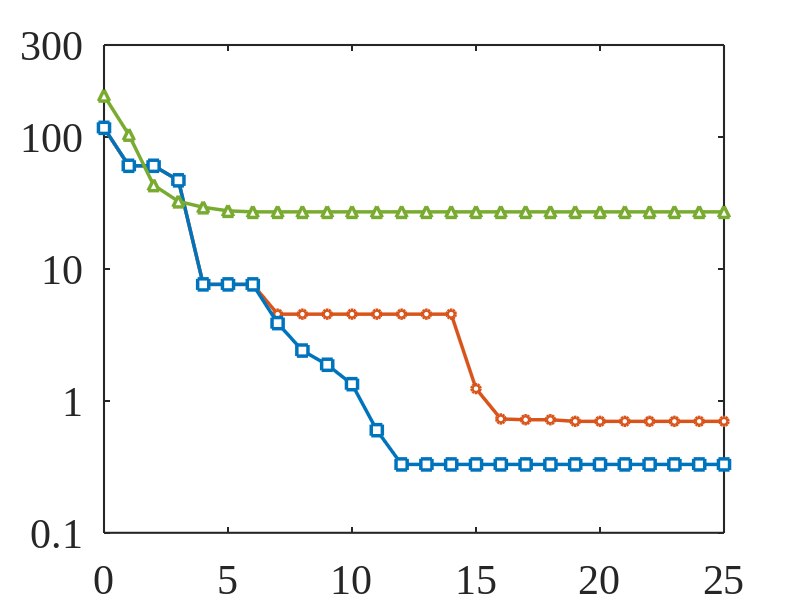

Here is the MATLAB script that generated this plot: (Note: this script raises an error after producing the figure.)
%% ========== 三算法迭代收敛对比图（26点适配版） ==========
clear; clc; close all;

%% ========== 参数配置区 ==========
canvas_width = 20;
canvas_height = 20;
font_name = 'Times New Roman';
font_size_axis = 30;        
font_size_label = 30;       
font_size_legend = 30;      
line_width = 2.5;           
marker_size = 6;            
color_pso = [0.85, 0.33, 0.10];      
color_pso_ipm = [0, 0.45, 0.74];     
color_ipm = [0.47, 0.67, 0.19];      
use_log_scale = true;       
x_label_text = 'Iteration';
y_label_text = 'G(x)';

%% ========== 数据准备 ==========
% === PSO 数据增加到 26 个点 (索引 0-25) ===
% 在原数据基础上补充了一些平稳值以达到 26 个元素
PSO_1 = [117.7, 60.68, 60.68, 47.07, 7.65, 7.65, 7.65, 4.55, 4.55, 4.55, ...
         4.55, 4.55, 4.55, 4.55, 4.55, 1.24, 0.73, 0.72, 0.72, 0.70, ...
         0.70, 0.70, 0.70, 0.70, 0.70, 0.70]; 

% PSO-IPM 和 IPM 保持原样
PSO_IPM_1 = [117.7, 60.68, 60.68, 47.07, 7.65, 7.65, 7.65, 3.89, 2.41, 1.88, 1.34, 0.60, 0.33, 0.33,0.33,0.33,0.33,0.33,0.33,0.33,0.33,0.33,0.33,0.33,0.33,0.33];
IPM_1 = [207.0, 104.5, 43.3, 32.6, 29.4,  27.63, 27.14,27.14,27.14,27.14,27.14,27.14,27.14,27.14,27.14,27.14,27.14,27.14,27.14,27.14,27.14,27.14,27.14,27.14,27.14,27.14,27.14];

iter_PSO_1 = 0:length(PSO_1)-1;
iter_PSO_IPM_1 = 0:length(PSO_IPM_1)-1;
iter_IPM_1 = 0:length(IPM_1)-1;

%% ========== 创建图形 ==========
figure('Units', 'centimeters', ...
       'Position', [5, 5, canvas_width, canvas_height], ...
       'Color', 'w');
hold on;

%% ========== 绘制曲线 ==========
h1=plot(iter_PSO_1, PSO_1, '-o', ...
    'Color', color_pso, ...
    'LineWidth', line_width, ...
    'MarkerSize', marker_size, ...
    'MarkerEdgeColor', color_pso, ...
    'MarkerFaceColor', 'w', ...
    'DisplayName', 'PSO');

h2=plot(iter_PSO_IPM_1, PSO_IPM_1, '-s', ...
    'Color', color_pso_ipm, ...
    'LineWidth', line_width, ...
    'MarkerSize', marker_size + 2, ...
    'MarkerEdgeColor', color_pso_ipm, ...
    'MarkerFaceColor', 'w', ...
    'DisplayName', 'PSO-IPM');

h3=plot(iter_IPM_1, IPM_1, '-^', ...
    'Color', color_ipm, ...
    'LineWidth', line_width, ...
    'MarkerSize', marker_size + 2, ...
    'MarkerEdgeColor', color_ipm, ...
    'MarkerFaceColor', 'w', ...
    'DisplayName', 'IPM');

%% ========== 坐标轴美化 (优化均匀度) ==========
ax = gca;
set(ax, 'LineWidth', 1.5, 'Box', 'on');
set(ax, 'FontName', font_name, 'FontSize', font_size_axis);

% X轴保持 0-25 均匀分布
set(ax, 'XLim', [0, 25]);
set(ax, 'XTick', 0:5:25);
set(ax, 'YScale', 'log');
ylim([0.1, 300]);

yticks_manual = [0.1, 1, 10, 100, 300];
set(ax, 'YTick', yticks_manual);
set(ax, 'YTickLabel', {'0.1', '1', '10', '100', '300'});
% Y轴：解决网格不均匀感
if use_log_scale
    set(ax, 'YScale', 'log');
    ylim([0.1, 500]); 
    
    % 方法：手动定义稀疏且对称的刻度，避免自动生成的刻度太乱
    % 这里我们选择 10 的幂次作为主线，视觉上会整齐很多
    yticks_manual = [0.1, 1, 10, 100, 500]; 
    set(ax, 'YTick', yticks_manual);
    
    % 关键：强制关闭次网格（MinorGrid），防止出现那些密密麻麻、不均匀的细线
    ax.YMinorGrid = 'off'; 
    ax.YMinorTick = 'off';
else
    ylim([0, 250]);
    set(ax, 'YTick', 0:50:250);
end

%% ========== 标签与图例 ==========
xlabel(x_label_text, 'FontSize', font_size_label, 'FontName', font_name);
ylabel(y_label_text, 'FontSize', font_size_label, 'FontName', font_name);

leg = legend([h3, h1, h2], 'Location', 'northeast');
leg.ItemTokenSize = [45, 16];  
set(leg, 'FontSize', font_size_legend, 'FontName', font_name);

%% ========== 网格线美化 (关键) ==========
% 移除自带的 MinorGrid 设置，确保只有我们定义的 YTick 产生网格线
grid off; % 先重置
grid on;  % 仅开启主网格
set(ax, ...
    'GridAlpha', 0.4, ...      % 稍微加深一点颜色以便观察
    'GridLineStyle', ':', ...  % 使用虚线
    'Layer', 'bottom');        % 网格线放在曲线下方

%% ========== 导出与打印 ==========
exportgraphics(ax, 'Algorithm_Comparison_26Points.png', 'Resolution', 600);
fprintf('✓ 26点对比图已保存！\n');














% 
% %% ========== 三算法迭代收敛对比图（26点 + LaTeX + 均匀网格） ==========
% clear; clc; close all;
% 
% %% ========== 1. 参数配置区 ==========
% % 画布尺寸 (单位: cm)
% canvas_width = 20;
% canvas_height = 20;
% 
% % 字体大小设置
% font_size_axis = 22;        % 坐标轴刻度字号
% font_size_label = 32;       % 轴标签字号 (G(x) 和 Iteration)
% font_size_legend = 22;      % 图例字号
% 
% % 线条与颜色
% line_width = 2.5;           
% marker_size = 7;            
% color_pso = [0.85, 0.33, 0.10];      % 橙红
% color_pso_ipm = [0, 0.45, 0.74];     % 蓝色
% color_ipm = [0.47, 0.67, 0.19];      % 绿色
% 
% %% ========== 2. 数据准备 ==========
% % PSO 数据：增加至 26 个点 (索引 0-25)
% PSO_1 = [117.7, 60.68, 60.68, 47.07, 7.65, 7.65, 7.65, 4.55, 4.55, 4.55, ...
%          4.55, 4.55, 4.55, 4.55, 4.55, 1.24, 0.73, 0.72, 0.72, 0.70, ...
%          0.70, 0.70, 0.70, 0.70, 0.70, 0.70]; 
% 
% % PSO-IPM 数据
% PSO_IPM_1 = [117.7, 60.68, 60.68, 47.07, 7.65, 7.65, 7.65, 3.89, 2.41, 1.88, 1.34, 0.60, 0.33, 0.33];
% 
% % IPM 数据
% IPM_1 = [207.0, 104.5, 72.8, 66.4, 65.1, 63.63, 63.14];
% 
% % 生成迭代次数向量
% iter_PSO_1 = 0:length(PSO_1)-1;
% iter_PSO_IPM_1 = 0:length(PSO_IPM_1)-1;
% iter_IPM_1 = 0:length(IPM_1)-1;
% 
% %% ========== 3. 创建图形与绘制 ==========
% figure('Units', 'centimeters', ...
%        'Position', [5, 5, canvas_width, canvas_height], ...
%        'Color', 'w');
% hold on;
% 
% % 绘制曲线
% p1 = plot(iter_PSO_1, PSO_1, '-o', ...
%     'Color', color_pso, 'LineWidth', line_width, ...
%     'MarkerSize', marker_size, 'MarkerFaceColor', 'w', ...
%     'DisplayName', 'PSO');
% 
% p2 = plot(iter_PSO_IPM_1, PSO_IPM_1, '-s', ...
%     'Color', color_pso_ipm, 'LineWidth', line_width, ...
%     'MarkerSize', marker_size + 2, 'MarkerFaceColor', 'w', ...
%     'DisplayName', 'PSO-IPM');
% 
% p3 = plot(iter_IPM_1, IPM_1, '-^', ...
%     'Color', color_ipm, 'LineWidth', line_width, ...
%     'MarkerSize', marker_size + 2, 'MarkerFaceColor', 'w', ...
%     'DisplayName', 'IPM');
% 
% %% ========== 4. 坐标轴美化 (核心修正区) ==========
% ax = gca; % 必须先获取句柄
% 
% % 设置基础属性与 LaTeX 渲染引擎
% set(ax, 'LineWidth', 1.5, 'Box', 'on');
% set(ax, 'FontName', 'Times New Roman', 'FontSize', font_size_axis);
% set(ax, 'TickLabelInterpreter', 'latex'); % 使轴上的数字也符合 LaTeX 字体
% 
% % X 轴设置 (适配 26 点)
% set(ax, 'XLim', [0, 25]);
% set(ax, 'XTick', 0:5:25); % 每隔 5 个迭代显示一个刻度，整齐美观
% 
% % Y 轴设置 (对数轴 + 解决不均匀网格)
% set(ax, 'YScale', 'log');
% ylim([0.1, 500]); 
% % 手动设置刻度，确保网格线在视觉上是等间距的
% yticks_manual = [0.1, 1, 10, 100, 500]; 
% set(ax, 'YTick', yticks_manual);
% 
% % 彻底关闭对数坐标自动生成的密集“次网格”
% set(ax, 'YMinorTick', 'off');
% set(ax, 'YMinorGrid', 'off');
% 
% %% ========== 5. LaTeX 标签与图例 ==========
% % 轴标签使用标准的 LaTeX 数学斜体渲染
% xlabel('$\rm{Iteration}$', 'FontSize', font_size_label, 'Interpreter', 'latex');
% ylabel('$G({x})$', 'FontSize', font_size_label, 'Interpreter', 'latex');
% 
% % 图例设置
% leg = legend([p1, p2, p3], 'Location', 'northeast');
% set(leg, 'Interpreter', 'latex', 'FontSize', font_size_legend, 'ItemTokenSize', [45, 16]);
% 
% %% ========== 6. 网格线控制 ==========
% grid off; % 重置网格
% grid on;  % 仅开启主网格
% set(ax, ...
%     'GridAlpha', 0.35, ...     % 网格透明度
%     'GridLineStyle', ':', ...  % 虚线样式
%     'Layer', 'bottom');        % 网格线放在曲线下方
% 
% %% ========== 7. 导出图像 ==========
% % 建议导出为矢量图 EPS 以获得最高的论文打印质量
% exportgraphics(ax, 'Convergence_Comparison.png', 'Resolution', 600);
% fprintf('✓ 绘图完成！26点 LaTeX 高清图已保存。\n');
